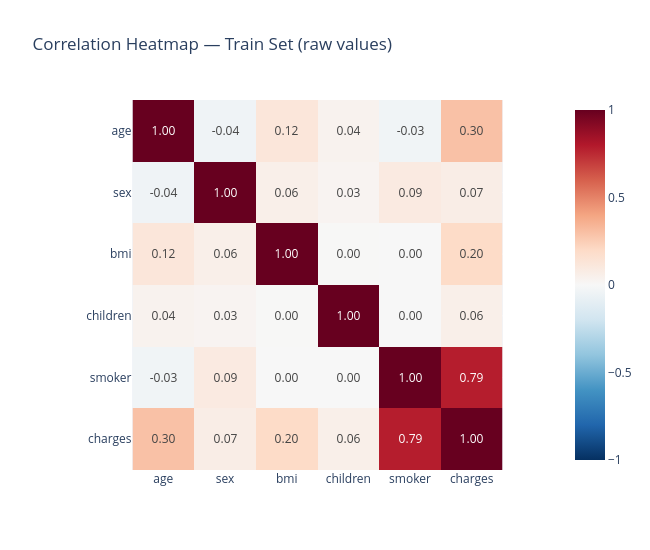

The notebook cell saved with this chart:
### Code cell
# Compute correlation on RAW data — before encoding and scaling
# This gives the true picture of relationships
df_corr = df_train.copy()
df_corr['sex']    = df_corr['sex'].map({'male': 1, 'female': 0})
df_corr['smoker'] = df_corr['smoker'].map({'yes': 1, 'no': 0})
# For region: just drop it from correlation (will be one-hot encoded later)
df_corr = df_corr.drop(columns=['region'])

corr_matrix = df_corr.corr(numeric_only=True)

# Full heatmap
fig = px.imshow(corr_matrix, text_auto='.2f',
                color_continuous_scale='RdBu_r', zmin=-1, zmax=1,
                title='Correlation Heatmap — Train Set (raw values)')
fig.update_layout(width=650, height=550)
fig.show()

# Correlation with target specifically
print('\nCorrelation with charges (absolute, sorted):')
target_corr = corr_matrix['charges'].drop('charges').abs().sort_values(ascending=False)
print(target_corr)
print(f'\nBest single predictor: {target_corr.idxmax()} ({target_corr.max():.3f})')

### Figure 1 — Plotly figure (JSON) as saved in the notebook; plotly's stock layout.template omitted (floating-point values rounded to 4 significant figures)
{"data": [{"coloraxis": "coloraxis", "hovertemplate": "x: %{x}<br>y: %{y}<br>color: %{z}<extra></extra>", "name": "0", "texttemplate": "%{z:.2f}", "type": "heatmap", "x": ["age", "sex", "bmi", "children", "smoker", "charges"], "xaxis": "x", "y": ["age", "sex", "bmi", "children", "smoker", "charges"], "yaxis": "y", "z": [[1.0, -0.04173, 0.1189, 0.03884, -0.03483, 0.297], [-0.04173, 1.0, 0.05883, 0.02668, 0.09202, 0.06899], [0.1189, 0.05883, 1.0, 0.00353, 0.00204, 0.1951], [0.03884, 0.02668, 0.00353, 1.0, -0.001191, 0.06007], [-0.03483, 0.09202, 0.00204, -0.001191, 1.0, 0.7856], [0.297, 0.06899, 0.1951, 0.06007, 0.7856, 1.0]]}], "layout": {"coloraxis": {"cmax": 1, "cmin": -1, "colorscale": [[0, "rgb(5,48,97)"], [0.1, "rgb(33,102,172)"], [0.2, "rgb(67,147,195)"], [0.3, "rgb(146,197,222)"], [0.4, "rgb(209,229,240)"], [0.5, "rgb(247,247,247)"], [0.6, "rgb(253,219,199)"], [0.7, "rgb(244,165,130)"], [0.8, "rgb(214,96,77)"], [0.9, "rgb(178,24,43)"], [1, "rgb(103,0,31)"]]}, "height": 550, "title": {"text": "Correlation Heatmap — Train Set (raw values)"}, "width": 650, "xaxis": {"anchor": "y", "constrain": "domain", "domain": [0, 1], "scaleanchor": "y"}, "yaxis": {"anchor": "x", "autorange": "reversed", "constrain": "domain", "domain": [0, 1]}}}
